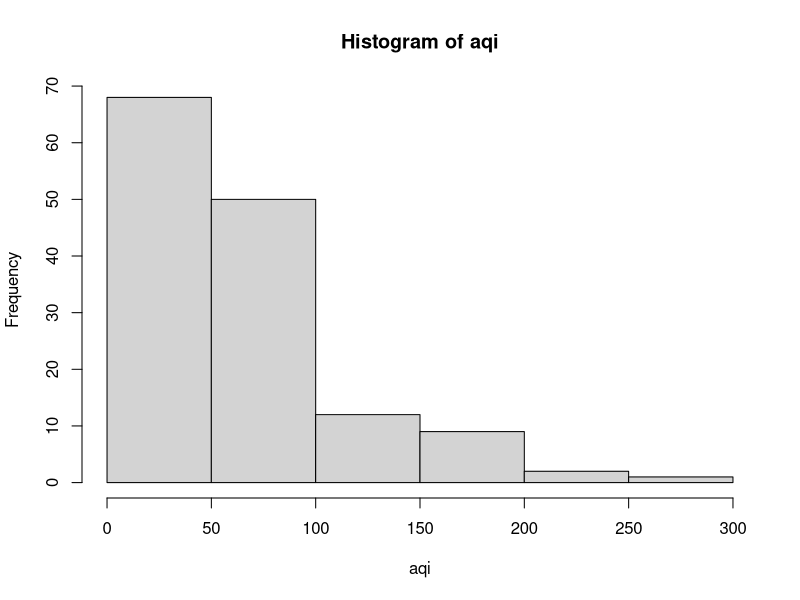

R code for this plot: (Note: this script raises an error after producing the figure.)
library(ggplot2)
library(dplyr)
library(MCMCpack)
df1 = read.csv("data_date.csv")
unique_data <- df1 %>% distinct(Country, .keep_all = TRUE)
aqi_2 <- unique_data[,c("Status","AQI_Value")]
aqi <- aqi_2[,2]
aqi <-  aqi[aqi <= 500]
aqi_df <- data.frame(aqi)
#Comparing two models
hist(aqi)
#Normal model for data with unknown mu and sigma^2
mu = mean(aqi)
sigma2 = var(aqi)
likelihood <- function(aqi, mu, sigma2)
  prod(dnorm(aqi, mu, sqrt(sigma2)))
       
a = 5
x <- seq(0, 50, by = 0.1) 
mu0 <- dnorm(x, mean = 70, sd = sqrt((70^2)/5))
sigma02 <- dinvgamma(x, 0.1, 0.1)
likelihood_M1 <- integrate(likelihood(aqi,mu,sigma2)*mu0*sigma02, 0, Inf)


#MCMC for Gamma data with unknown mu and sigma
posterior.mu <- function(mu,sigma2,mu0,tau2,y)
  prod(dgamma(y, shape = (mu^2)/sigma2, rate = mu/sigma2))*dnorm(mu,mu0,sqrt(tau2))

posterior.sigma2 <- function(sigma2, mu, alpha, beta, y) {
  if (sigma2 < 0) return(-Inf) else
    return(prod(dgamma(y, shape = (mu^2)/sigma2, rate = mu/sigma2))*dinvgamma(sigma2,alpha,beta))
}

y = aqi

mu0 = 70
tau2 = (70^2)/5
alpha = 0.1
beta = 0.1

sigma2 <- 5 # initial value for sigma2
mu<-64 # initial value for mu 
n.sim<-10000 ; mu.mcmc<-NULL ; sigma2.mcmc <- NULL; accept.mu <- 0;accept.sigma2 <- 0
delta1 <- 1.5 ; ## normal proposal var for mu
delta2 <- 10 ## normal proposal var for sigma2

for ( ite in 1 : n.sim) {
  
  mu.star<-rnorm(1, mu, sqrt(delta1)) 
  
  r <- posterior.mu(mu.star,sigma2,mu0,tau2,y)/posterior.mu(mu,sigma2,mu0,tau2,y)
  
  if ((runif(1))< r) { 
    mu <- mu.star 
    accept.mu <- accept.mu+1
  }
  mu.mcmc<-c(mu.mcmc, mu)
  
  sigma2.star<-rnorm(1, sigma2, sqrt(delta2) )
  
  r <- posterior.sigma2(sigma2.star,mu,alpha,beta,y)/posterior.sigma2(sigma2,mu,alpha,beta,y)
  
  if ((runif(1))< r) { 
    sigma2 <- sigma2.star 
    accept.sigma2 <- accept.sigma2+1
  }
  sigma2.mcmc<-c(sigma2.mcmc, sigma2)
  
  
}

accept.mu/n.sim
accept.sigma2/n.sim

par(mfrow=c(2,1))
plot(mu.mcmc,type='l')
plot(sigma2.mcmc,type='l')

mean(mu.mcmc[1000:10000])
mean(sigma2.mcmc[1000:10000])
var(mu.mcmc[1000:10000])
var(sigma2.mcmc[1000:10000])
